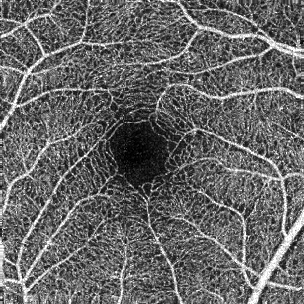
#> input picture assets/MIPs/10301.bmp, 304 x 304 px
$ jupyter execute --allow-errors skeletonization_testing.ipynb
#> lines starting #> are read from the running program, lines starting #| are printed output that depends on the picture
### code/fuzzy_thresholding.py
import numpy as np
from scipy.ndimage import median_filter, convolve
from skfuzzy.cluster import cmeans

def gaussian_kernel(size: int, sigma: float) -> np.ndarray:
    """
    Generate a 2D Gaussian kernel.

    Parameters:
    - size: The width and height of the square kernel (must be an odd number for symmetry).
    - sigma: The standard deviation of the Gaussian distribution.

    Returns:
    - A 2D NumPy array representing the normalized Gaussian kernel.
    """
    # Create a 1D array of evenly spaced values from -size//2 to size//2
    ax = np.linspace(-(size // 2), size // 2, size)
    # Create 2D coordinate grids from the 1D array (meshgrid of x and y)
    xx, yy = np.meshgrid(ax, ax)
    # Compute the 2D Gaussian function on the grid
    kernel = np.exp(-(xx ** 2 + yy ** 2) / (2.0 * sigma ** 2))
    # Normalize the kernel so that the sum of all elements equals 1
    return kernel / np.sum(kernel)


def smooth_function(h, X):
    """
    Apply 2D convolution to smooth the input image using the given kernel, with edge padding handled by mirrored expansion.

    Parameters:
    - h: 2D NumPy array representing the convolution kernel (e.g., Gaussian filter)
    - X: 2D NumPy array representing the input image

    Returns:
    - A 2D NumPy array of the same shape as X, containing the smoothed image
    """
    Mx, My = h.shape
    nx = (Mx - 1) // 2
    ny = (My - 1) // 2
    Xe = iexpansion(X, nx, ny)
    fXe = convolve(Xe, h, mode='constant', cval=0.0)
    return fXe[nx:-nx, ny:-ny]


def iexpansion(X:np.ndarray, nx:int, ny:int) -> np.ndarray:
    """
    Expand the input image by mirroring its borders.

    Parameters:
    - X: 2D NumPy array (input image or matrix)
    - nx: Number of rows to expand at the top and bottom
    - ny: Number of columns to expand at the left and right

    Returns:
    - A 2D NumPy array with mirrored padding added on all sides
    """
    Xn = np.flipud(X)[-nx:, :]
    Xs = np.flipud(X)[:nx, :]
    Xe = np.fliplr(X)[:, :ny]
    Xw = np.fliplr(X)[:, -ny:]
    Xr = np.flipud(np.fliplr(X))                # flip both axes once
    Xne = Xr[-nx:, :ny]                         # top-right corner
    Xno = Xr[-nx:, -ny:]                        # top-left corner
    Xse = Xr[:nx, :ny]                          # bottom-right corner
    Xso = Xr[:nx, -ny:]                         # bottom-left corner


    top = np.hstack((Xno, Xn, Xne))
    mid = np.hstack((Xw, X, Xe))
    bot = np.hstack((Xso, Xs, Xse))

    return np.vstack((top, mid, bot))


# [31 lines left out: function trapezoid_fuzzy_membership, not called in this run]

def fuzzy_thresholding(X:np.ndarray, nth:int, w:int) -> np.ndarray:
    """
    Perform fuzzy thresholding on an input image using Fuzzy C-Means clustering and trapezoidal fuzzy membership functions, followed by median filtering.

    Parameters:
    - X: 2D numpy array (grayscale image)
    - nth: Number of fuzzy thresholds (clusters)
    - w: Window size for median filtering

    Returns:
    - Y: 2D numpy array of class labels (1-based) for each pixel
    """
    X = X.astype(np.float64)

    # Normalize the image using mean ± 2*std range
    sigmaX = np.std(X)
    muX = np.mean(X)
    mask = (X > (muX - 2 * sigmaX)) & (X < (muX + 2 * sigmaX))
    norma = np.max(X[mask])
    X = X / norma

    # Apply Gaussian smoothing
    h = gaussian_kernel(11, 1.5)
    gX = smooth_function(h, X)

    # Fuzzy C-means clustering
    data = gX.flatten()[np.newaxis, :]
    cntr, u, _, _, _, _, _ = cmeans(data, nth, 2, error=1e-5, maxiter=100)
    Xfcm = np.sort(cntr.flatten())

    max_gX = np.max(gX)
    min_gX = np.min(gX)

    Xtrap3 = np.zeros((X.shape[0], X.shape[1], nth))

    for imax in range(nth):
        if imax == 0: # first cluster
            a1 = a2 = min_gX
            a3 = Xfcm[0]
            a4 = Xfcm[1]
        elif imax == nth - 1: # last cluster
            a1 = Xfcm[-2]
            a2 = a3 = a4 = max_gX
        else:
            a1 = Xfcm[imax - 1]
            a2 = a3 = Xfcm[imax]
            a4 = Xfcm[imax + 1]

        Xtrap = trapezoid_fuzzy_membership(X, a1, a2, a3, a4)
        Xtrap3[:, :, imax] = Xtrap

    medXtrap3 = np.zeros_like(Xtrap3)
    for ii in range(nth):
        medXtrap3[:, :, ii] = median_filter(Xtrap3[:, :, ii], size=(w, w))

    Y = np.argmax(medXtrap3, axis=2) + 1 #! Axis 2 is the third dimension; +1 to match the index as in Matlab. May need to change the +1 based on the context
    Y = Y * (Y > 0) + (Y == 0)

    return Y

### code/Skeletonization/skeletonization_testing.ipynb
[cell 1]
import os
import numpy as np
import cv2 as cv
from skimage.io import imread
import matplotlib.pyplot as plt

# libraries to test
import sys
sys.path.append("../")
from frangi_2dfilter import frangi_2Dfilter
from fuzzy_thresholding import fuzzy_thresholding
#> (the rest of this cell did not finish here and is left out)

# Testing
We will be testing the Frangi 2D and Adaptive thresholding translations to ensure they work properly for skeletonization

# Utilities

[cell 2]
def BinarizeImage(Im:np.ndarray, frangi_sigma = 8, frangi_enabled = True, method = "Fuzzy Means") -> np.ndarray:
    """
    Binarizes an image using the selected method and options from the GUI app.

    Parameters:
    - app: GUI application object containing UI state (e.g., checkboxes, dropdowns)
    - Im: Input image as a 2D NumPy array (grayscale)

    Returns:
    - Binarized image as a 2D NumPy array (dtype=float)
    """
    # Find the brightest pixel in the image
    col_max_vals = np.max(Im, axis=0) # the maximum of each column
    cc = np.argmax(col_max_vals) #  gets the index of the column where the brightest value occurred
    rr = np.argmax(Im[:, cc]) # captures the row index of that max value

    #	•	rr: row of the brightest pixel
	#   •	cc: column of the brightest pixel
    #   •	So (rr, cc) is the coordinate of the brightest pixel in the whole image.

    # Apply Frangi filter if selected
    if frangi_enabled:
        opts = {
            'sigmarange': [1, frangi_sigma],
            'sigmastepsize': 2,
            'correctionconst1': 0.8,
            'correctionconst2': 15
        }
        Im = frangi_2Dfilter(Im, opts)

    # Apply the selected binarization method
    if method == 'Fuzzy Means':
        nth = 2
        Im = fuzzy_thresholding(Im, nth, 3) - 1

    elif method == 'Adaptive Thresholding':
        Im = adaptive_thresholding(Im, 70).astype(float)

    else:
        raise ValueError("Incorrect Segmentation Method")

    # Ensure vessels are white, background is black, turning the image into black and white
    vessel_value = Im[rr, cc]
    Im[Im == vessel_value] = 255
    Im[Im != 255] = 0

    return Im

# [50 lines left out: functions overlay_mask, center_crop, not called in this run]

# Sample Image

[cell 3]
octa_path = "../../assets/MIPs/10301.bmp"
img = imread(octa_path, as_gray=True)
#> img is the input picture: shape (304, 304); min 0, max 255, mean 102.2
img = img.astype(np.float32)

# Binarization
Frangi: built-in function from skimage

Thresholding: both fuzzy and adaptive are from the source code

[cell 4]
import skfuzzy as fuzz
from skimage.filters import frangi

[cell 5]
# frangi filtering first
from matplotlib import colors

cmap_yellow = colors.ListedColormap(['black', 'yellow'])
vessels = frangi(
    img,
    scale_range=(0.5, 4),
    scale_step=0.5,
    alpha=0.5,
    beta=0.5,
    gamma=4,
    black_ridges=False
)
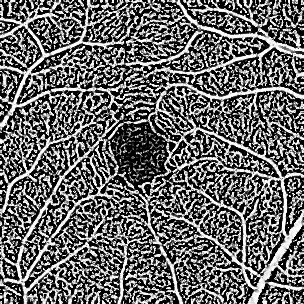
#> vessels: shape (304, 304) float32; min 0, max 1, mean 0.41

#> (the rest of this cell did not finish here and is left out)

#> in BinarizeImage, `col_max_vals = np.max(Im, axis=0)`: col_max_vals = 304 values, max 1 at index 18, min 0.999 at index 205, mean 1
#> in BinarizeImage, `cc = np.argmax(col_max_vals)`: cc = 18
#> in BinarizeImage, `rr = np.argmax(Im[:, cc])`: rr = 93
#> in fuzzy_thresholding, `sigmaX = np.std(X)`: sigmaX = 0.398
#> in fuzzy_thresholding, `muX = np.mean(X)`: muX = 0.41
#> in fuzzy_thresholding, `mask = (X > (muX - 2 * sigmaX)) & (X < (muX + 2 * sigmaX))`: mask: shape (304, 304) bool; every value is 1
#> in fuzzy_thresholding, `norma = np.max(X[mask])`: norma = 1
#> in iexpansion, `Xe = np.fliplr(X)[:, :ny]`: Xe = 304 rows, first 6: [0.216, 0.845, 0.829, 0, 0], [0.29, 0.943, 0.987, 0, 0], [0.977, 0.6, 0.857, 0, 0], [0.982, 0.473, 0.808, 0, 0], [0.825, 0.8, 0.968, 0.161, 0], [0, 0, 0, 0.0695, 0.0177]
#> in iexpansion, `Xw = np.fliplr(X)[:, -ny:]`: Xw = 304 rows, first 6: [0.842, 0, 0.0014, 0.763, 0.58], [0.783, 0, 0.00752, 0.887, 0.472], [0.865, 0.0274, 0.0115, 0.342, 0.141], [0, 0, 0, 0.0055, 0.000367], [0, 0, 0, 0.999, 0.946], [0, 0, 0.63, 0.96, 0.635]
#> in iexpansion, `Xr = np.flipud(np.fliplr(X))`:
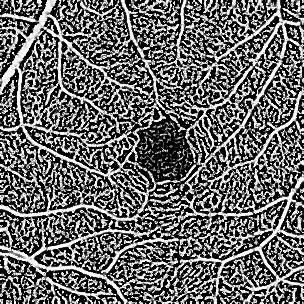
#> Xr: shape (304, 304) float64; min 0, max 1, mean 0.41
#> in iexpansion, `Xne = Xr[-nx:, :ny]`: Xne = [[0.825, 0.8, 0.968, 0.161, 0], [0.982, 0.473, 0.808, 0, 0], [0.977, 0.6, 0.857, 0, 0], [0.29, 0.943, 0.987, 0, 0], [0.216, 0.845, 0.829, 0, 0]]
#> in iexpansion, `Xno = Xr[-nx:, -ny:]`: Xno = [[0, 0, 0, 0.999, 0.946], [0, 0, 0, 0.0055, 0.000367], [0.865, 0.0274, 0.0115, 0.342, 0.141], [0.783, 0, 0.00752, 0.887, 0.472], [0.842, 0, 0.0014, 0.763, 0.58]]
#> in iexpansion, `Xse = Xr[:nx, :ny]`: Xse = [[0.275, 0.798, 0.777, 0.51, 0.609], [0.000705, 0.00497, 0.0175, 0.445, 0.997], [0.466, 0.00565, 0.0209, 0.49, 0.724], [0.558, 0.00541, 0.0236, 0.789, 0.858], [0, 0.00238, 0.101, 0.553, 0.678]]
#> in iexpansion, `Xso = Xr[:nx, -ny:]`: Xso = [[0.607, 0, 0, 0.943, 0.696], [0.938, 0, 0, 0.756, 0.817], [0.895, 0, 0, 1, 0.537], [1, 0, 0, 0, 0], [0.999, 0.00242, 0.00108, 0.000861, 0.00103]]
#> in iexpansion, `mid = np.hstack((Xw, X, Xe))`:
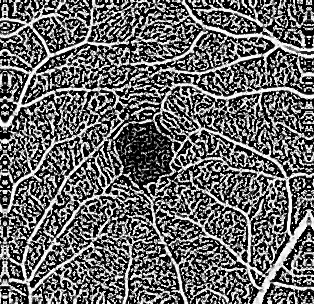
#> mid: shape (304, 314) float64; min 0, max 1, mean 0.41
#> in iexpansion, `return np.vstack((top, mid, bot))`:
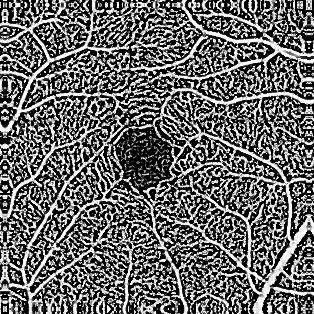
#> returned value: shape (314, 314) float64; min 0, max 1, mean 0.409
#> in smooth_function, `fXe = convolve(Xe, h, mode='constant', cval=0.0)`:
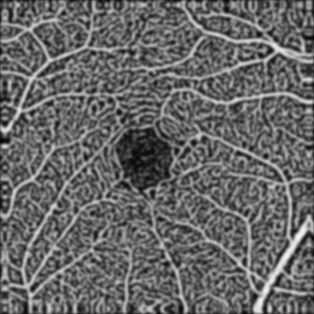
#> fXe: shape (314, 314) float64; min 0.00908, max 0.959, mean 0.407
#> in smooth_function, `return fXe[nx:-nx, ny:-ny]`:
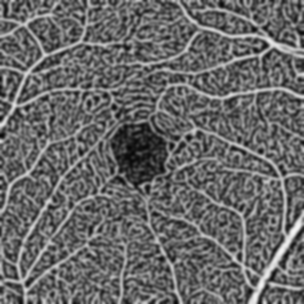
#> returned value: shape (304, 304) float64; min 0.0269, max 0.959, mean 0.41
adpt_mask = BinarizeImage(vessels, 8, False, method = "Adaptive Thresholding")

$ run again, with assets/MIPs/10310.bmp copied over assets/MIPs/10301.bmp
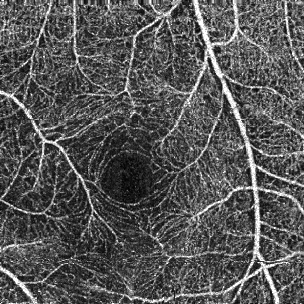
#> input picture assets/MIPs/10310.bmp, 304 x 304 px
#> img is the input picture: shape (304, 304); min 0, max 255, mean 86.6
#> col_max_vals = 304 values, max 1 at index 46, min 0.997 at index 112, mean 1
#> cc = 46
#> rr = 161
#> sigmaX = 0.394
#> muX = 0.386
#> mask: shape (304, 304) bool; every value is 1
#> norma = 1
#> Xe = 304 rows, first 6: [0.014, 0.0308, 0.136, 0.931, 0.912], [0.209, 0.281, 0.941, 0.813, 0.956], [0.923, 0.887, 0.997, 0.772, 0.832], [0.991, 0.935, 0.982, 0.965, 0.845], [0.291, 0.344, 0.398, 0.577, 0.853], [0, 0, 0, 0, 0.00242]
#> Xw = 304 rows, first 6: [0.646, 0.944, 0.973, 0.566, 0.0798], [0.619, 0.893, 0.913, 0.507, 0.141], [0.849, 0.995, 0.939, 0.822, 0.831], [0.874, 0.468, 0.596, 0.973, 0.968], [0.994, 0.414, 0.997, 0.787, 0.853], [0.111, 0.361, 0.524, 0.489, 0.43]
#> in iexpansion, `Xr = np.flipud(np.fliplr(X))`:
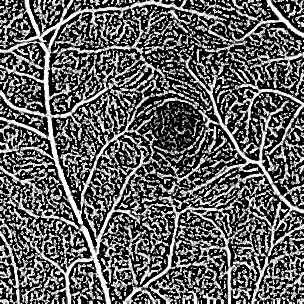
#> Xr: shape (304, 304) float64; min 0, max 1, mean 0.386
#> Xne = [[0.291, 0.344, 0.398, 0.577, 0.853], [0.991, 0.935, 0.982, 0.965, 0.845], [0.923, 0.887, 0.997, 0.772, 0.832], [0.209, 0.281, 0.941, 0.813, 0.956], [0.014, 0.0308, 0.136, 0.931, 0.912]]
#> Xno = [[0.994, 0.414, 0.997, 0.787, 0.853], [0.874, 0.468, 0.596, 0.973, 0.968], [0.849, 0.995, 0.939, 0.822, 0.831], [0.619, 0.893, 0.913, 0.507, 0.141], [0.646, 0.944, 0.973, 0.566, 0.0798]]
#> Xse = [[0, 0, 0.838, 0.98, 0.117], [0, 0, 0, 0.0025, 0.0369], [0.00387, 0, 0, 0, 0.0236], [0.574, 0.353, 0, 0, 0.0163], [0, 0, 0, 0, 0.0239]]
#> Xso = [[0, 0, 0, 0.521, 0.578], [0, 0, 0.796, 0.932, 0.209], [0.0117, 0.582, 0.888, 0.507, 0.071], [0.271, 0.6, 0.943, 0.68, 0.125], [0.935, 0.723, 0.986, 0.575, 0.267]]
#> in smooth_function, `return fXe[nx:-nx, ny:-ny]`:
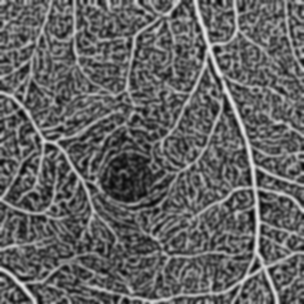
#> returned value: shape (304, 304) float64; min 0.0246, max 0.921, mean 0.386

$ run again, with assets/MIPs/10319.bmp copied over assets/MIPs/10301.bmp
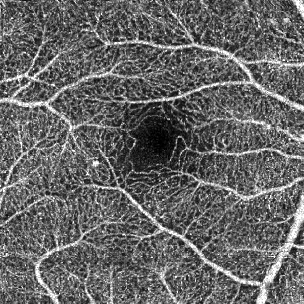
#> input picture assets/MIPs/10319.bmp, 304 x 304 px
#> img is the input picture: shape (304, 304); min 0, max 255, mean 101.9
#> col_max_vals = 304 values, max 1 at index 34, min 0.998 at index 239, mean 1
#> cc = 34
#> rr = 58
#> sigmaX = 0.395
#> muX = 0.401
#> mask: shape (304, 304) bool; every value is 1
#> norma = 1
#> Xe = 304 rows, first 6: [0.000655, 0.342, 0.991, 0.723, 0.447], [0, 0.304, 0.72, 0.47, 0.513], [0.0011, 0.268, 0.865, 0.301, 0.651], [0.00815, 0.061, 0.171, 0.482, 0.827], [0.662, 0.32, 0.773, 0.679, 0.905], [0.822, 0.834, 0.923, 0.803, 0.92]
#> Xw = 304 rows, first 6: [0.925, 0.151, 0.242, 0.527, 0.591], [0.994, 0.343, 0.789, 0.97, 0.992], [0.723, 0.943, 0.844, 0.64, 0.816], [0.982, 0.999, 0.781, 0.0611, 0.00366], [0.885, 0.957, 0.666, 0.0246, 0], [0.808, 0.828, 0.0881, 0.0096, 0.292]
#> in iexpansion, `Xr = np.flipud(np.fliplr(X))`:
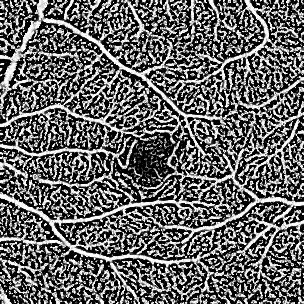
#> Xr: shape (304, 304) float64; min 0, max 1, mean 0.401
#> Xne = [[0.662, 0.32, 0.773, 0.679, 0.905], [0.00815, 0.061, 0.171, 0.482, 0.827], [0.0011, 0.268, 0.865, 0.301, 0.651], [0, 0.304, 0.72, 0.47, 0.513], [0.000655, 0.342, 0.991, 0.723, 0.447]]
#> Xno = [[0.885, 0.957, 0.666, 0.0246, 0], [0.982, 0.999, 0.781, 0.0611, 0.00366], [0.723, 0.943, 0.844, 0.64, 0.816], [0.994, 0.343, 0.789, 0.97, 0.992], [0.925, 0.151, 0.242, 0.527, 0.591]]
#> Xse = [[0.132, 0.128, 0.0298, 0.00395, 0.143], [0.75, 0.572, 0.594, 0.236, 0.0722], [0.935, 0.989, 0.828, 0.0168, 0.0117], [0.356, 0.653, 0.76, 0.17, 0.0179], [0.595, 0.8, 0.984, 0.664, 0.191]]
#> Xso = [[0, 0, 0.801, 0.629, 0.0378], [0, 0, 0.846, 0.17, 0.00251], [0, 0, 0.75, 0.833, 0.0518], [0, 0, 0.0681, 0.693, 0.669], [0, 0.0317, 0, 0.352, 0.33]]
#> in smooth_function, `return fXe[nx:-nx, ny:-ny]`:
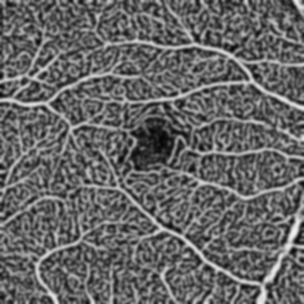
#> returned value: shape (304, 304) float64; min 0.021, max 0.955, mean 0.401

$ run again, with assets/MIPs/10328.bmp copied over assets/MIPs/10301.bmp
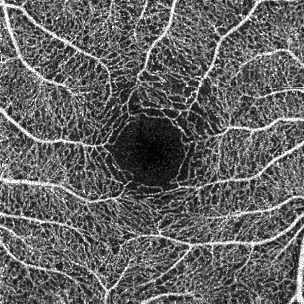
#> input picture assets/MIPs/10328.bmp, 304 x 304 px
#> img is the input picture: shape (304, 304); min 0, max 255, mean 98.3
#> col_max_vals = 304 values, max 1 at index 1, min 0.999 at index 19, mean 1
#> cc = 1
#> rr = 226
#> sigmaX = 0.399
#> muX = 0.408
#> mask: shape (304, 304) bool; every value is 1
#> norma = 1
#> Xe = 304 rows, first 6: [0, 0, 0, 0.972, 0.179], [0, 0, 0, 0, 0], [0.757, 0, 0, 0, 0], [1, 0.997, 0.927, 0.748, 0], [0.889, 0.79, 0.825, 1, 0.834], [0.00805, 0.348, 0.468, 0.364, 0.401]
#> Xw = 304 rows, first 6: [0.582, 0.989, 0.951, 0.647, 0.0832], [0.999, 0.989, 0.947, 0.589, 0.0876], [0.872, 0.999, 0.992, 0.467, 0.347], [0.885, 0.991, 0.923, 0.975, 0.993], [0.978, 0.975, 0.997, 0.985, 0.998], [0.999, 0.929, 0.72, 0.552, 0.942]
#> in iexpansion, `Xr = np.flipud(np.fliplr(X))`:
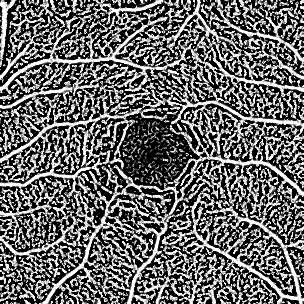
#> Xr: shape (304, 304) float64; min 0, max 1, mean 0.408
#> Xne = [[0.889, 0.79, 0.825, 1, 0.834], [1, 0.997, 0.927, 0.748, 0], [0.757, 0, 0, 0, 0], [0, 0, 0, 0, 0], [0, 0, 0, 0.972, 0.179]]
#> Xno = [[0.978, 0.975, 0.997, 0.985, 0.998], [0.885, 0.991, 0.923, 0.975, 0.993], [0.872, 0.999, 0.992, 0.467, 0.347], [0.999, 0.989, 0.947, 0.589, 0.0876], [0.582, 0.989, 0.951, 0.647, 0.0832]]
#> Xse = [[0.124, 0.682, 0.785, 0.639, 0.271], [0.254, 0.75, 0.768, 0.656, 0.309], [0.671, 0.999, 0.978, 0.977, 0.974], [0.961, 0.985, 0.99, 0.991, 0.987], [0.986, 0.996, 0.999, 0.984, 0.957]]
#> Xso = [[0, 0.0128, 0.754, 0.933, 0.885], [0, 0.873, 0.985, 0.851, 0.866], [0, 0.963, 1, 0.993, 1], [0, 0.978, 0.989, 0.107, 0.00171], [0.0047, 0.0951, 0.452, 0.00884, 0.00149]]
#> in smooth_function, `return fXe[nx:-nx, ny:-ny]`:
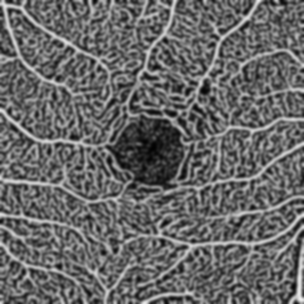
#> returned value: shape (304, 304) float64; min 0.00833, max 0.926, mean 0.408
